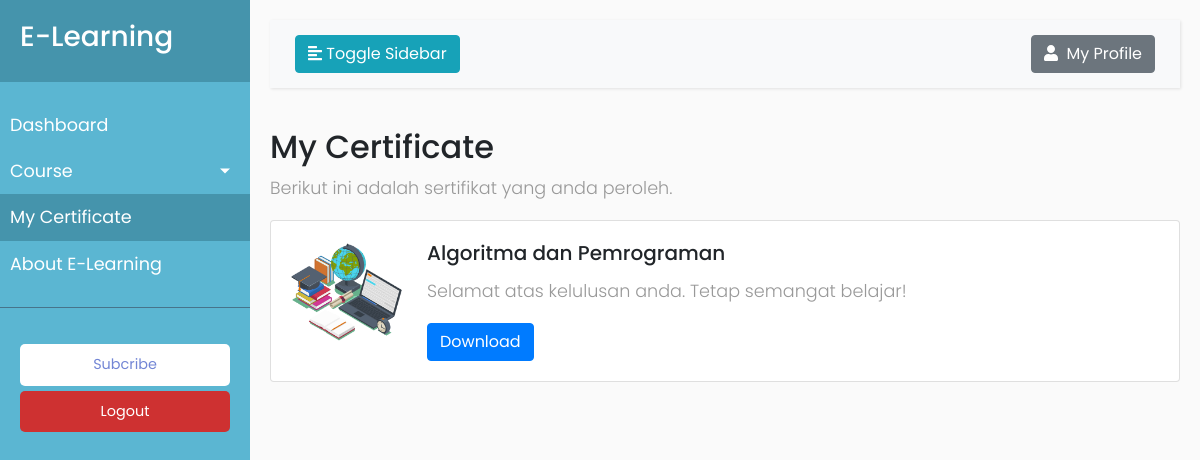
The page /dashboard/sertif.php (signed in) on the database its author committed.
### tables this page shows
CREATE TABLE `course_user` (
  `id_course_user` int(11) NOT NULL,
  `id_users` int(11) DEFAULT NULL,
  `id_course` int(11) DEFAULT NULL,
  `lulus` int(1) DEFAULT NULL
);

CREATE TABLE `course` (
  `id_course` int(11) NOT NULL,
  `topik` varchar(128) DEFAULT NULL,
  `deskripsi` text DEFAULT NULL,
  `kelas_level` enum('free','premium') DEFAULT NULL,
  `src_img` varchar(128) DEFAULT NULL
);

### dashboard/sertif.php (the view, shortened to what this page needs)
<?php
    if (!isset($_SESSION['id_users'])) {
        header("Location: ../login.php");
    } else {
        include_once '../conn.php';
        $query = mysqli_query($conn, "SELECT a.id_course_user, b.topik, b.src_img FROM course_user AS a INNER JOIN course AS b ON a.id_course = b.id_course WHERE a.id_users = '".$_SESSION['id_users']."' AND a.lulus = 1");
        $data = mysqli_fetch_all($query, MYSQLI_ASSOC);
    }
?>
<!DOCTYPE html>
<html>
<head>
    <link rel="stylesheet" href="https://stackpath.bootstrapcdn.com/bootstrap/4.1.0/css/bootstrap.min.css"
>
    <link rel="stylesheet" href="style.css">
</head>
<body>
    <div class="wrapper">
        <nav id="sidebar">
            <div class="sidebar-header">
                <h3>E-Learning</h3>
            </div>
            <ul class="list-unstyled components">
                <li>
                    <a href="index.php">Dashboard</a>
                </li>
                <li>
                    <a href="#homeSubmenu" data-toggle="collapse" aria-expanded="false"
                        class="dropdown-toggle">Course</a>
                </li>
                <li class="active">
                    <a href="sertif.php">My Certificate</a>
                </li>
                <li>
                    <a href="about.php">About E-Learning</a>
                </li>
            </ul>
            <ul class="list-unstyled CTAs">
                <li>
                    <a href="subscribe.php" class="download">Subcribe</a>
                </li>
                <li>
                    <a href="logout.php" class="article">Logout</a>
                </li>
            </ul>
        </nav>
        <div id="content">
            <nav class="navbar navbar-expand-lg navbar-light bg-light">
                <div class="container-fluid">
                    <button type="button" id="sidebarCollapse" class="btn btn-info">
                        <i class="fas fa-align-left"></i>
                        <span>Toggle Sidebar</span>
                    </button>
                    <div class="dropdown">
                        <button class="btn btn-secondary" type="button" id="dropdownMenuButton" data-toggle="dropdown"
                            aria-haspopup="true" aria-expanded="false">
                            <i class="fas fa-user mr-1"></i>
                            My Profile
                        </button>
                    </div>
                </div>
            </nav>
            <h2>My Certificate</h2>
            <p>Berikut ini adalah sertifikat yang anda peroleh.</p>
            <?php
                foreach ($data as $sertif) {
            ?>
                    <div class="card">
                        <div class="card-body d-flex">
                            <img src="../gambar/<?=$sertif['src_img'];?>" alt="" height="100rem">
                            <div class="ml-4">
                                <h5 class="card-title"><?=$sertif['topik'];?></h5>
                                <p class="card-text">Selamat atas kelulusan anda. Tetap semangat belajar!</p>
                                <a href="img-sertif/<?=$sertif['id_course_user'];?>.jpg" class="btn btn-primary" download>Download</a>
                            </div>
                        </div>
                    </div>
            <?php
                }
            ?>
        </div>
    </div>
</body>
</html>

### dashboard/style.css (style rules this page uses)
body { font-family: 'Poppins', sans-serif; background: #fafafa; }
p { font-family: 'Poppins', sans-serif; font-size: 1.1em; font-weight: 300; line-height: 1.7em; color: #999; }
a, a:hover, a:focus { color: inherit; text-decoration: none; transition: all 0.3s; }
.navbar { padding: 15px 10px; background: #fff; border: none; border-radius: 0; margin-bottom: 40px; box-shadow: 1px 1px 3px rgba(0, 0, 0, 0.1); }
.wrapper { display: flex; width: 100%; align-items: stretch; }
#sidebar { min-width: 250px; max-width: 250px; background: #5BB6D2; color: #fff; transition: all 0.3s; }
#sidebar .sidebar-header { padding: 20px; background: #4594ac; }
#sidebar ul.components { padding: 20px 0; border-bottom: 1px solid #47748b; }
#sidebar ul li a { padding: 10px; font-size: 1.1em; display: block; }
#sidebar ul li.active>a, a[aria-expanded="true"] { color: #fff; background: #4594ac; }
a[data-toggle="collapse"] { position: relative; }
.dropdown-toggle::after { display: block; position: absolute; top: 50%; right: 20px; transform: translateY(-50%); }
ul.CTAs { padding: 20px; }
ul.CTAs a { text-align: center; font-size: 0.9em !important; display: block; border-radius: 5px; margin-bottom: 5px; }
a.download { background: #fff; color: #7386D5; }
a.article, a.article:hover { background: #ce3131 !important; color: #fff !important; }
#content { width: 100%; padding: 20px; min-height: 100vh; transition: all 0.3s; }

### rows shown on the page
course_user: id_course.src_img (picture), id_course.topik "Algoritma dan Pemrograman"
